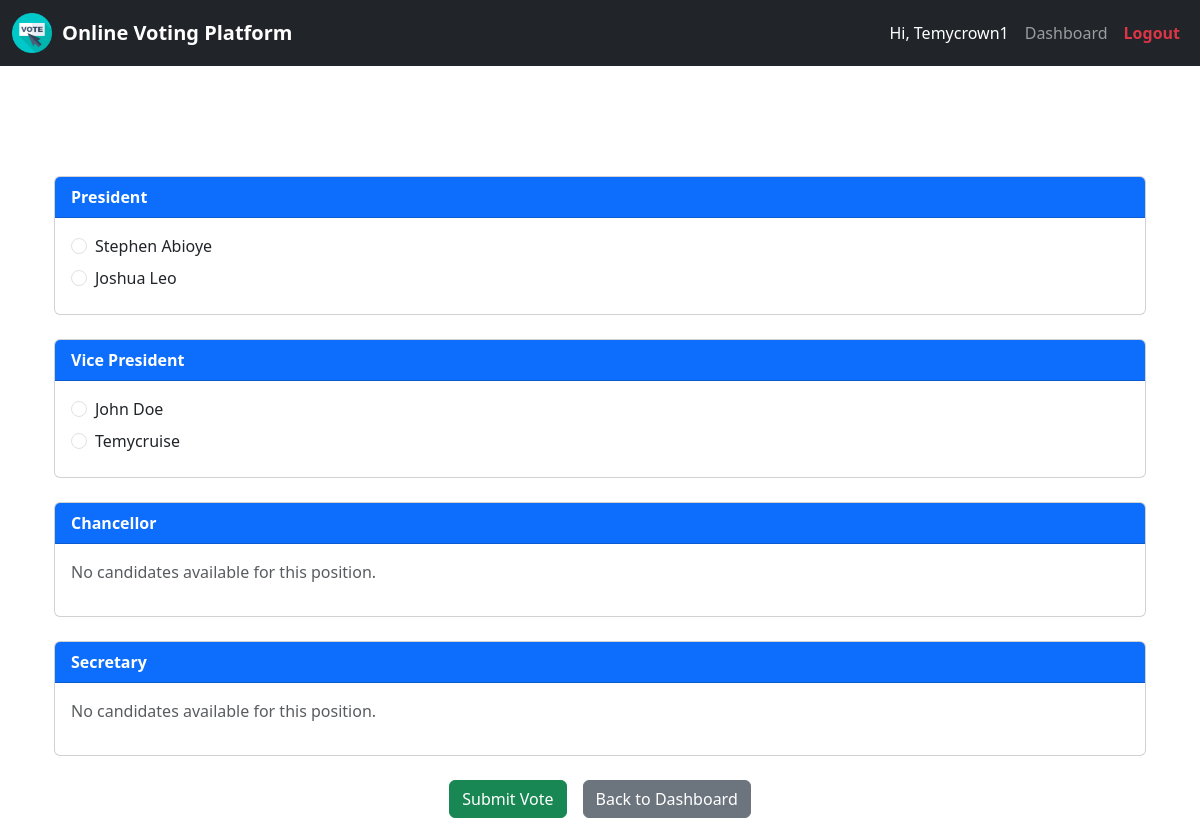
The app's page /vote/ (signed in) with its own data.
### voting/models.py (models this page shows, shortened)
class Position(models.Model):
    name = models.CharField(max_length=100)

class Candidate(models.Model):
    user = models.OneToOneField(User, on_delete=models.CASCADE)  # candidate is a registered user
    position = models.ForeignKey(Position, on_delete=models.CASCADE)

### voting/views.py (the view, shortened to what this page needs)
# urls.py: path('vote/', views.vote_view, name='vote'),
@login_required
def vote_view(request):
    if not request.user.groups.filter(name='Voters').exists():
        messages.error(request, "Only voters can access this page.")
        return redirect('dashboard')
    positions = Position.objects.all()
    return render(request, 'voting/vote.html', {'positions': positions})

### voting/templates/voting/vote.html (shortened to what this page needs)
{% extends 'voting/base.html' %}
{% block content %}
<div class="container mt-5 text-white">
    <h2 class="mb-4 text-center">Cast Your Vote</h2>
    <form method="post">
        {% for position in positions %}
            <div class="card mb-4">
                <div class="card-header bg-primary text-white">
                    <strong>{{ position.name }}</strong>
                </div>
                <div class="card-body">
                    {% for candidate in position.candidate_set.all %}
                        <div class="form-check mb-2">
                            <input class="form-check-input" type="radio"
                                   name="position_{{ position.id }}"
                                   value="{{ candidate.id }}"
                                   id="candidate_{{ candidate.id }}" required>
                            <label class="form-check-label" for="candidate_{{ candidate.id }}">
                                {{ candidate.user.get_full_name|default:candidate.user.username }}
                            </label>
                        </div>
                    {% empty %}
                        <p class="text-muted">No candidates available for this position.</p>
                    {% endfor %}
                </div>
            </div>
        {% endfor %}
        <div class="d-flex justify-content-center gap-3 mt-4">
            <button type="submit" class="btn btn-success">Submit Vote</button>
            <a href="{% url 'dashboard' %}" class="btn btn-secondary">Back to Dashboard</a>
        </div>
    </form>
</div>
{% endblock %}

### voting/templates/voting/base.html (shortened to what this page needs)
<!DOCTYPE html>
<html>
{% load static %}
<head>
    <link href="https://cdn.jsdelivr.net/npm/bootstrap@5.3.0/dist/css/bootstrap.min.css" rel="stylesheet">
</head>
<body class="{% block body_class %}default-bg{% endblock %}">
<nav class="navbar navbar-expand-lg navbar-dark bg-dark">
  <div class="container-fluid">
    <a class="navbar-brand d-flex align-items-center" href="{% url 'home' %}">
      <img src="{% static 'voting/images/logo.png' %}" alt="Logo" style="height: 40px; margin-right: 10px;">
        <strong>Online Voting Platform</strong>
    </a>
    <div class="collapse navbar-collapse justify-content-end" id="navbarNav">
      <ul class="navbar-nav">
        {% if request.user.is_authenticated %}
          <li class="nav-item">
            <a class="nav-link disabled text-white">Hi, {{ request.user.get_full_name|default:request.user.username }}</a>
          </li>
          <li class="nav-item">
            <a class="nav-link" href="{% url 'dashboard' %}">Dashboard</a>
          </li>
          <li class="nav-item">
            <a class="nav-link text-danger fw-semibold" href="{% url 'logout' %}">Logout</a>
          </li>
        {% endif %}
      </ul>
    </div>
  </div>
</nav>
<div class="container">
  <div class="content-wrapper">
    {% block content %}{% endblock %}
  </div>
</div>
</body>
</html>

### records on screen
Position: name "President"
Candidate: user.get_full_name "Stephen Abioye"
Candidate: user.get_full_name "Joshua Leo"
Position: name "Vice President"
Candidate: user.get_full_name "John Doe"
Candidate: user.get_full_name "Temycruise"
Position: name "Chancellor"
Position: name "Secretary"

### other values on screen
{{ request.user.get_full_name|default:request.user.username }} "Temycrown1"
